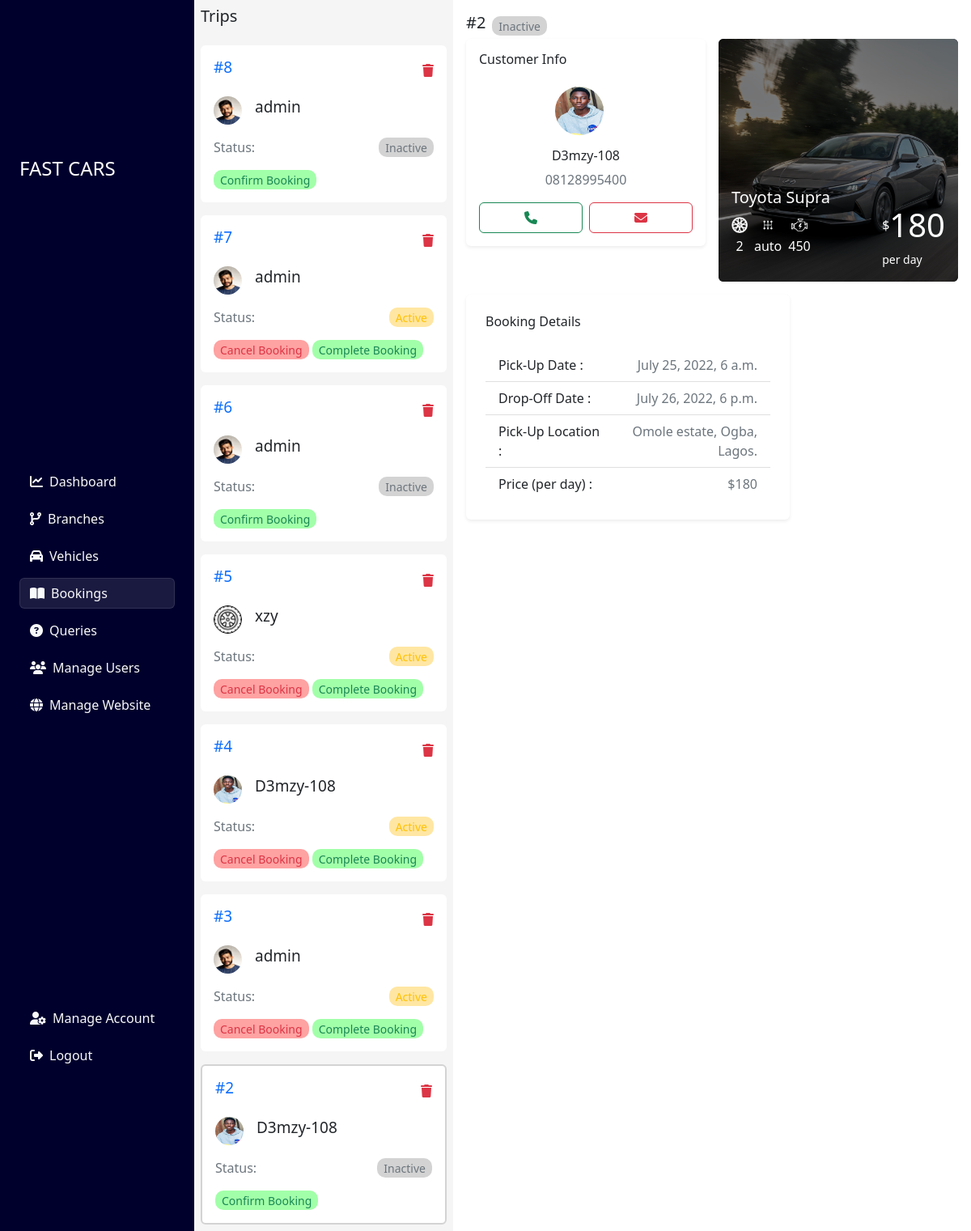
The app's page /site-administrator/bookings/details/2 (signed in) with its own data.
### main_site/models.py (models this page shows, shortened)
class Booking(models.Model):
    user = models.ForeignKey(
        User, on_delete=models.CASCADE, related_name="bookings")
    vehicle = models.ForeignKey(
        Vehicle, on_delete=models.CASCADE, related_name="bookings")
    branch = models.ForeignKey(Branch, on_delete=models.CASCADE, related_name="bookings")
    pick_up_location = models.CharField(
        'Pick up Location (optional)', max_length=500, blank=True)
    pick_up_date = models.DateTimeField()
    drop_off_date = models.DateTimeField()
    confirmed = models.BooleanField(default=False)
    completed = models.BooleanField(default=False)

### user/models.py (models this page shows)
class User(AbstractUser):
    phone_number = models.CharField(max_length=20, blank=True, default='...')
    profile_image = models.ImageField(validators=[FileExtensionValidator(
        ['png', 'jpg', 'jpeg'])], upload_to='profile_images', blank=True)

### admin_panel/models.py (models this page shows, shortened)
class Vehicle(models.Model):
    transmission_choices = [
        ('manual', 'manual'),
        ('automatic', 'automatic')
    ]
    drive_choices = [
        ('2', '2'),
        ('4', '4')
    ]
    image1 = models.ImageField(validators=[FileExtensionValidator(
        ['png', 'jpg', 'jpeg'])], upload_to='vehicle_images')
    image2 = models.ImageField(validators=[FileExtensionValidator(
        ['png', 'jpg', 'jpeg'])], upload_to='vehicle_images', blank=True, null=True)
    image3 = models.ImageField(validators=[FileExtensionValidator(
        ['png', 'jpg', 'jpeg'])], upload_to='vehicle_images', blank=True, null=True)
    image4 = models.ImageField(validators=[FileExtensionValidator(
        ['png', 'jpg', 'jpeg'])], upload_to='vehicle_images', blank=True, null=True)
    image5 = models.ImageField(validators=[FileExtensionValidator(
        ['png', 'jpg', 'jpeg'])], upload_to='vehicle_images', blank=True, null=True)
    brand = models.ForeignKey(
        Brand, on_delete=models.CASCADE, related_name='vehicles')
    branch = models.ForeignKey(
        Branch, on_delete=models.CASCADE, related_name='vehicles')
    vehicle_model = models.CharField(max_length=200)
    year = models.CharField(max_length=5)
    mileage = models.DecimalField(max_digits=10, decimal_places=4)
    vin = models.CharField(max_length=17)
    horsepower = models.IntegerField()
    transmission = models.CharField(
        max_length=10, choices=transmission_choices, default='manual')
    door = models.IntegerField()
    drive = models.CharField(max_length=20, choices=drive_choices, default='2')
    seat = models.IntegerField()
    color = models.CharField(max_length=20)
    price = models.IntegerField()
    stock = models.IntegerField()
    trans_image = models.ImageField(validators=[FileExtensionValidator(
        ['png', 'jpg', 'jpeg'])], upload_to='vehicle_images', blank=True, null=True)
    slug = models.SlugField(unique=True, null=True, blank=True)

class Brand(models.Model):
    brand_name = models.CharField(max_length=100, unique=True)
    slug = models.SlugField(null=True, unique=True, blank=True)

### admin_panel/views.py (the view)
# urls.py: path('bookings/details/<int:id>', booking_details, name="booking_details"),
@login_required
def booking_details(request, id):
    if request.user.is_staff:
        bookings = Booking.objects.all().order_by('-id')
        booking = Booking.objects.get(id=id)
        context = {
            'bookings': bookings,
            'booking': booking,
        }
        return render(request, 'admin_panel/booking_details.html', context)
    else:
        return redirect('home')

### admin_panel/templates/admin_panel/booking_details.html (shortened to what this page needs)
{% extends 'base.html' %}
{% load static %}
{% block main %}
<div class="col-12 d-flex flex-wrap">
    <div class="col-12 col-lg">
        {% include "partials/sidenav.html" %}
    </div>
    <div class="main_content">
        <div class="d-flex">
            <div class="col-6 col-lg-4 d-none d-md-block info_holder">
                <h5 class="p-2 text-dark">Trips</h5>
                {% for booking in bookings %}
                <div class="col-12 p-2">
                    <div class="p-3 bg-white card border-0">
                        <div class="d-flex align-items-center justify-content-between">
                            <h5 style="font-size: 19px;"><a href="{% url 'booking_details' booking.id %}" class="text-decoration-none booking_id">#{{booking.id}}</a></h5>
                            <a class="text-danger" href="{% url 'delete_booking' booking.id %}"><i
                                class="fas fa-trash"></i></a>
                        </div>
                        <div class="d-flex align-items-center pt-3">
                            {% if booking.user.profile_image %}
                            <img src="{{booking.user.profile_image.url}}" alt="" width="35px" height="35px" class="me-3"
                                style="border-radius: 50%;">
                            {% else %}
                            <img src="{% static 'media/user_icon.png' %}" alt="" width="35px" height="35px" class="me-3"
                                style="border-radius: 50%;">
                            {% endif %}
                            <h5 style="font-size: 19px;">{{booking.user.username}}</h5>
                        </div>
                        <div class="d-flex justify-content-between py-3">
                            <span class="text-muted">Status:</span>
                            {% if booking.completed %}
                            <div class="px-2" style="background: #00ff155d; border-radius: 10px;"><small
                                    class="text-success">Completed</small></div>
                            {% else %}
                            {% if booking.confirmed %}
                            <div class="px-2" style="background: #ffbb005d; border-radius: 10px;"><small
                                    class="text-warning">Active</small></div>
                            {% else %}
                            <div class="px-2" style="background: #8686865d; border-radius: 10px;"><small
                                    class="text-secondary">Inactive</small></div>
                            {% endif %}
                            {% endif %}
                        </div>
                        <div class="d-flex flex-wrap align-items-center">
                            {% if booking.completed %}
                            <a href="{% url 'complete_booking' booking.id %}" class="px-2 text-decoration-none"
                                style="background: #8686865d; border-radius: 10px;"><small
                                    class="text-secondary">Booking Incomplete</small></a>
                            {% else %}
                            {% if booking.confirmed %}
                            <a href="{% url 'cancel_booking' booking.id %}" class="px-2 me-1 text-decoration-none"
                                style="background: #ff00005d; border-radius: 10px;"><small class="text-danger">Cancel
                                    Booking</small></a>
                            <a href="{% url 'complete_booking' booking.id %}" class="px-2 text-decoration-none"
                                style="background: #00ff155d; border-radius: 10px;"><small class="text-success">Complete
                                    Booking</small></a>
                            {% else %}
                            <a href="{% url 'confirm_booking' booking.id %}" class="px-2 text-decoration-none"
                                style="background: #00ff155d; border-radius: 10px;"><small class="text-success">Confirm
                                    Booking</small></a>
                            {% endif %}
                            {% endif %}
                        </div>
                    </div>
                </div>
                {% endfor %}
            </div>
            <div class="col info_holder p-3 bg-white">
                <div class="d-flex align-items-center">
                    <h5 id="info_id">#{{booking.id}}</h5>
                    {% if booking.completed %}
                    <div class="px-2 ms-2" style="background: #00ff155d; border-radius: 10px;"><small
                            class="text-success">Completed</small></div>
                    {% else %}
                    {% if booking.confirmed %}
                    <div class="px-2 ms-2" style="background: #ffbb005d; border-radius: 10px;"><small
                            class="text-warning">Active</small></div>
                    {% else %}
                    <div class="px-2 ms-2" style="background: #8686865d; border-radius: 10px;"><small
                            class="text-secondary">Inactive</small></div>
                    {% endif %}
                    {% endif %}
                </div>
                <div class="row g-3">
                    <div class="col-12 col-lg-6">
                        <div class="card p-3 border-0 shadow-sm">
                            <h6>Customer Info</h6>
                            <div class="text-center col-12">
                                {% if booking.user.profile_image %}
                                <img src="{{booking.user.profile_image.url}}" alt="" width="60px" height="60px"
                                    class="me-3 my-3" style="border-radius: 50%;">
                                {% else %}
                                <img src="{% static 'media/user_icon.png' %}" alt="" width="60px" height="60px"
                                    class="me-3 my-3" style="border-radius: 50%;">
                                {% endif %}
                                <h6>{{booking.user.username}}</h6>
                                <span class="text-muted">{{booking.user.phone_number}}</span>
                                <div class="d-flex mt-3">
                                    <a href="tel:{{booking.user.phone_number}}"
                                        class="btn btn-outline-success col me-2"><i class="fas fa-phone"></i></a>
                                    <a href="mailto:{{booking.user.email}}" class="btn btn-outline-danger col"><i
                                            class="fas fa-envelope"></i></a>
                                </div>
                            </div>
                        </div>
                    </div>
                    <div class="col-12 col-lg-6">
                        <a href="{% url 'vehicle_details' booking.vehicle.slug %}"
                            class="card col-12 text-bg-dark border-0 d-flex justify-content-center align-items-center"
                            style="height: 300px; overflow: hidden;">
                            <img src="{{booking.vehicle.image1.url}}" class="card-img h-100" alt="..."
                                style="filter: brightness(50%); width: fit-content !important;">
                            <div class="card-img-overlay d-flex align-items-end">
                                <div class="col">
                                    <h5 class="card-title">{{booking.vehicle.brand.brand_name}}
                                        {{booking.vehicle.vehicle_model}}</h5>
                                    <div class="d-flex justify-content-start">
                                        <div class="pe-2 text-center text-white">
                                            <img src="{% static 'media/car_wheel.png' %}" width="20px" height="20px"
                                                style="filter: invert(100%);" alt="" class="img-fluid">
                                            <p class="mt-1">{{booking.vehicle.drive}}</p>
                                        </div>
                                        <div class="pe-2 text-center text-white">
                                            <img src="{% static 'media/transmission.png' %}" width="20px" height="20px"
                                                style="filter: invert(100%);" alt="" class="img-fluid">
                                            <p class="mt-1">
                                                {% if booking.vehicle.transmission == "manual" %}
                                                man
                                                {% else %}
                                                auto
                                                {% endif %}
                                            </p>
                                        </div>
                                        <div class="pe-2 text-center text-white">
                                            <img src="{% static 'media/engine.jpg' %}" width="20px" height="20px"
                                                style="filter: invert(100%);" alt="" class="img-fluid">
                                            <p class="mt-1">{{booking.vehicle.horsepower}}</p>
                                        </div>
                                    </div>
                                </div>
                                <div>
                                    <span class="text-white text-end d-flex align-items-center">$<span
                                            class="fs-1">{{booking.vehicle.price}}</span></span>
                                    <small>per day</small>
                                </div>
                            </div>
                        </a>
                    </div>
                    <div class="col-12 col-lg-8">
                        <div class="card p-4 border-0 shadow-sm">
                            <h6 class="mb-4">Booking Details</h6>
                            <ul class="list-group col-12">
                                <li class="list-group-item rounded-0 d-flex"><span>Pick-Up Date :</span> <span
                                        class="ms-auto text-muted text-end">{{booking.pick_up_date}}</span></li>
                                <li class="list-group-item rounded-0 d-flex"><span>Drop-Off Date :</span> <span
                                        class="ms-auto text-muted text-end">{{booking.drop_off_date}}</span></li>
                                <li class="list-group-item rounded-0 d-flex"><span>Pick-Up Location :</span> <span
                                        class="ms-auto text-muted text-end">{{booking.pick_up_location}}</span></li>
                                <li class="list-group-item rounded-0 d-flex"><span>Price (per day) :</span> <span
                                        class="ms-auto text-muted text-end">${{booking.vehicle.price}}</span></li>
                            </ul>
                        </div>
                    </div>
                </div>
            </div>
        </div>
    </div>
</div>
{% endblock main %}

### static/css/index.css (style rules this page uses)
* { margin: 0; padding: 0; }
:root { --orange: #DC2D13; --black: #222; --blue: rgb(0, 0, 44); }
body { background: #f5f5f5 !important; }
.main_content { width: 80%; max-height: 100vh; overflow-y: scroll; }

### admin_panel/templates/admin_panel/booking_details.html (style rules this page uses)
.info_holder { height: 100vh; overflow-y: scroll; }
.card .list-group { border: none !important; }
.card .list-group-item { border-top: none; border-left: none; border-right: none; }
.card .list-group-item:last-child { border: none; }

### records on screen
Booking: id "8", user.profile_image (picture), user.username "admin", completed "Inactive"
Booking: id "7", user.profile_image (picture), user.username "admin", completed "Active"
Booking: id "6", user.profile_image (picture), user.username "admin", completed "Inactive"
Booking: id "5", user.profile_image (picture), user.username "xzy", completed "Active"
Booking: id "4", user.profile_image (picture), user.username "D3mzy-108", completed "Active"
Booking: id "3", user.profile_image (picture), user.username "admin", completed "Active"
Booking: id "2", user.profile_image (picture), user.username "D3mzy-108", completed "Inactive", user.phone_number "08128995400", vehicle.image1 (picture), vehicle.brand.brand_name "Toyota", vehicle.vehicle_model "Supra", vehicle.drive "2", vehicle.horsepower "450", vehicle.price "180", pick_up_date "July 25, 2022, 6 a.m.", drop_off_date "July 26, 2022, 6 p.m.", pick_up_location "Omole estate, Ogba, Lagos."
